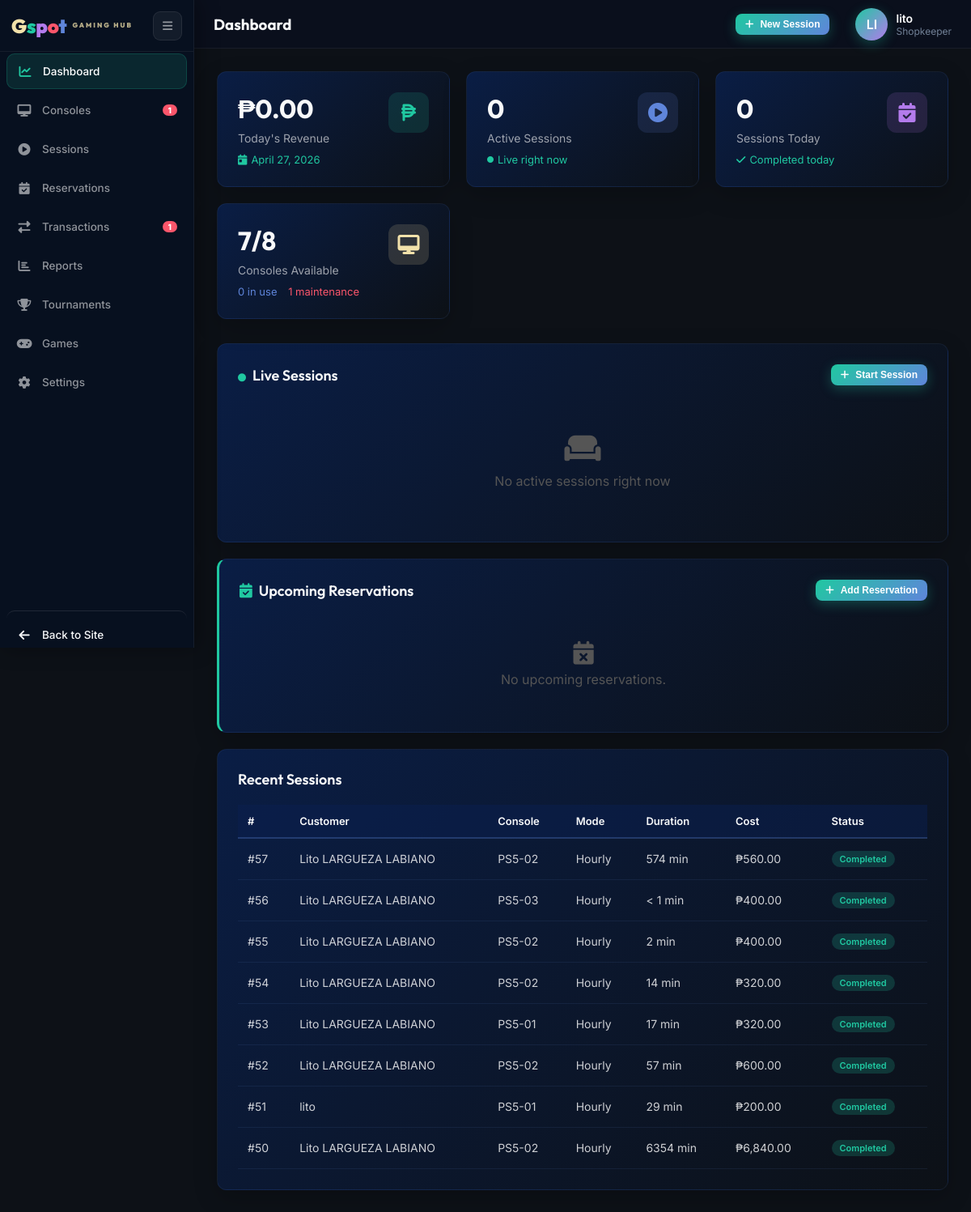
Before: /admin.php (signed in) with the older database file.
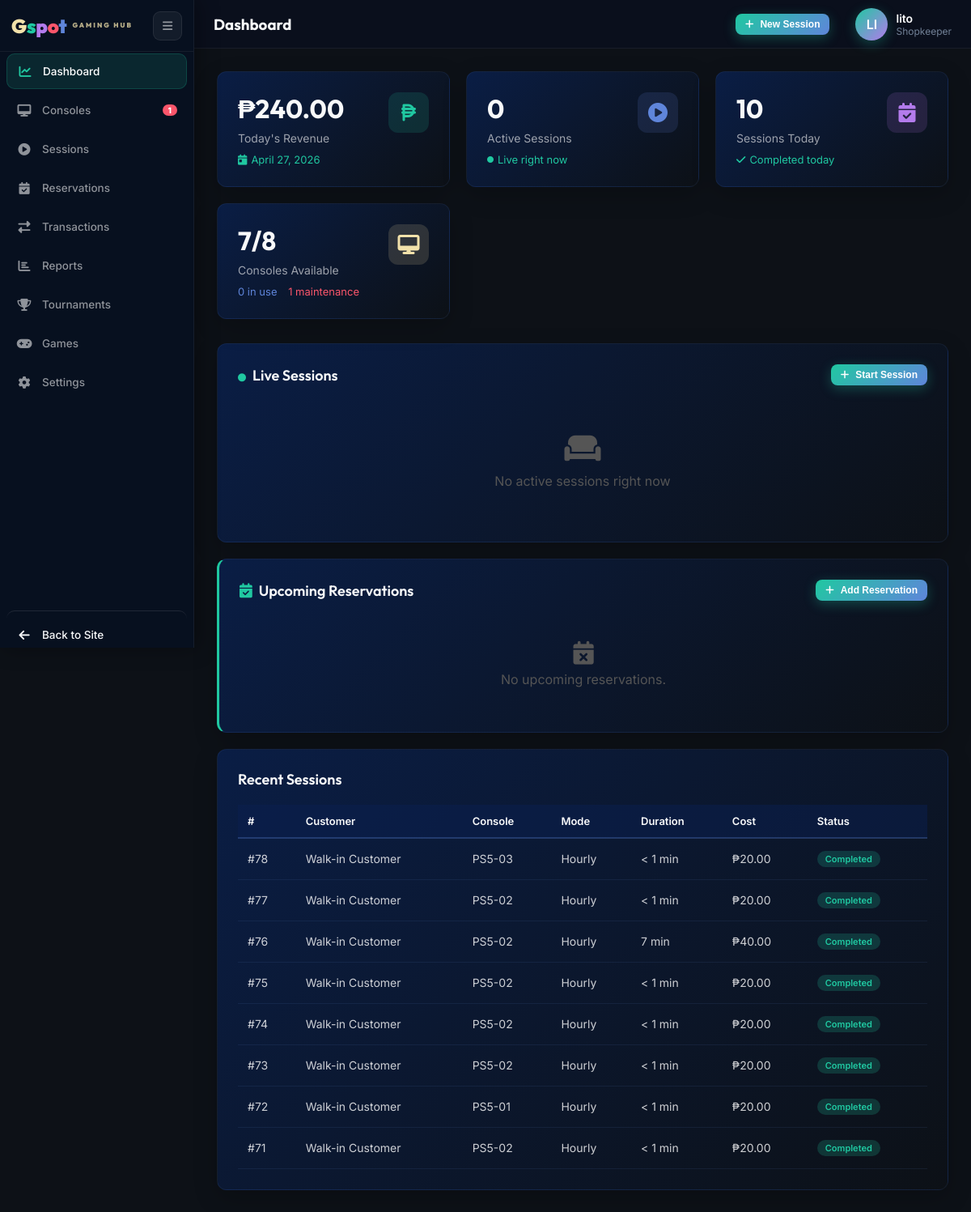
After: the same page with the newer database file.
### tables this page shows
CREATE TABLE `gaming_sessions` (
  `session_id` int(11) NOT NULL,
  `user_id` int(11) NOT NULL,
  `console_id` int(11) NOT NULL,
  `rental_mode` enum('hourly','open_time','unlimited') NOT NULL,
  `planned_minutes` int(11) DEFAULT NULL,
  `start_time` datetime NOT NULL DEFAULT current_timestamp(),
  `end_time` datetime DEFAULT NULL,
  `duration_minutes` int(11) DEFAULT NULL,
  `hourly_rate` decimal(10,2) NOT NULL DEFAULT 0.00,
  `total_cost` decimal(10,2) DEFAULT NULL,
  `status` enum('active','completed','cancelled') NOT NULL DEFAULT 'active',
  `payment_status` enum('paid','unpaid','partial') DEFAULT NULL,
  `created_by` int(11) NOT NULL,
  `created_at` datetime NOT NULL DEFAULT current_timestamp()
);

CREATE TABLE `users` (
  `user_id` int(11) NOT NULL,
  `email` varchar(100) NOT NULL,
  `password_hash` varchar(255) NOT NULL,
  `full_name` varchar(100) NOT NULL,
  `phone` varchar(20) DEFAULT NULL,
  `role` enum('customer','shopkeeper','owner','walkin') NOT NULL DEFAULT 'customer',
  `status` enum('active','inactive') NOT NULL DEFAULT 'active',
  `email_verified` tinyint(1) NOT NULL DEFAULT 0,
  `verification_token` varchar(64) DEFAULT NULL,
  `verification_expires` datetime DEFAULT NULL,
  `reset_token` varchar(64) DEFAULT NULL,
  `reset_expires` datetime DEFAULT NULL,
  `created_at` datetime NOT NULL DEFAULT current_timestamp(),
  `consecutive_cancellations` tinyint(3) UNSIGNED NOT NULL DEFAULT 0,
  `reservation_banned_until` datetime DEFAULT NULL
);

CREATE TABLE `consoles` (
  `console_id` int(11) NOT NULL,
  `console_name` varchar(50) NOT NULL,
  `console_type` enum('PS5','PS4','Xbox Series X') NOT NULL,
  `unit_number` varchar(10) NOT NULL,
  `status` enum('available','in_use','maintenance') NOT NULL DEFAULT 'available',
  `hourly_rate` decimal(10,2) NOT NULL DEFAULT 0.00,
  `created_at` datetime NOT NULL DEFAULT current_timestamp()
);

### includes/db_functions.php (called while the page is built, shortened)
<?php
require_once __DIR__ . '/db_config.php';
function getDailySalesReport($date) {
    global $conn;
    $stmt = $conn->prepare(
        "SELECT COUNT(*) AS total_sessions,
                SUM(total_cost) AS total_revenue,
                AVG(duration_minutes) AS avg_duration,
                SUM(CASE WHEN rental_mode = 'hourly' THEN 1 ELSE 0 END) AS hourly_sessions,
                SUM(CASE WHEN rental_mode = 'open_time' THEN 1 ELSE 0 END) AS open_time_sessions,
                SUM(CASE WHEN rental_mode = 'unlimited' THEN 1 ELSE 0 END) AS unlimited_sessions
         FROM gaming_sessions
         WHERE DATE(start_time) = ? AND status = 'completed'"
    );
    $stmt->bind_param("s", $date);
    $stmt->execute();
    return $stmt->get_result()->fetch_assoc();
}
?>

### admin.php (shortened to what the changed rows need)
<?php
require_once __DIR__ . '/includes/db_functions.php';
$today = date('Y-m-d');
$todayStats = getDailySalesReport($today);
$todayRevenue    = $todayStats['total_revenue'] ?? 0;
$todayBookings   = $todayStats['total_sessions'] ?? 0;
$stmt = $conn->prepare(
    "SELECT gs.*, u.full_name AS customer_name, c.console_name, c.unit_number, c.console_type,
            COALESCE((SELECT SUM(t.amount) FROM transactions t WHERE t.session_id = gs.session_id AND t.amount > 0), 0) AS upfront_paid,
            COALESCE((SELECT SUM(ABS(t.amount)) FROM transactions t WHERE t.session_id = gs.session_id AND t.amount < 0), 0) AS refunded_amount
     FROM gaming_sessions gs
     JOIN users u ON gs.user_id = u.user_id
     JOIN consoles c ON gs.console_id = c.console_id
     ORDER BY
         CASE WHEN gs.status = 'active' THEN 0 ELSE 1 END ASC,
         CASE
             WHEN gs.status = 'active' AND gs.planned_minutes IS NOT NULL
                 THEN DATE_ADD(gs.start_time, INTERVAL gs.planned_minutes MINUTE)
             WHEN gs.status = 'active'
                 THEN DATE_ADD(gs.start_time, INTERVAL 9999 MINUTE)
             ELSE NULL
         END ASC,
         gs.created_at DESC
     LIMIT 50"
);
$stmt->execute();
$recentSessions = $stmt->get_result()->fetch_all(MYSQLI_ASSOC);
$pendingSessions = [];
foreach ($recentSessions as $sess) {
    $paidSoFar      = (float)($sess['upfront_paid']    ?? 0);
    $refundedAmount = (float)($sess['refunded_amount'] ?? 0);
    if ($sess['status'] === 'active' && $paidSoFar > 0) {
        $sess['paid_so_far'] = $paidSoFar;
        $pendingSessions[] = $sess;
    } elseif ($sess['status'] === 'completed'
        && $sess['total_cost'] > 0
        && $refundedAmount == 0
        && $paidSoFar > 0
        && $paidSoFar < (float)$sess['total_cost']
    ) {
        $sess['paid_so_far'] = $paidSoFar;
        $pendingSessions[] = $sess;
    }
}
?>
<!DOCTYPE html>
<html lang="en">
<head>
    <link href="assets/fonts/inter/inter.css" rel="stylesheet">
    <link href="assets/fonts/outfit/outfit.css" rel="stylesheet">
    <link rel="stylesheet" href="assets/libs/fontawesome/css/all.min.css">
    <link rel="stylesheet" href="assets/css/style.css">
    <link rel="stylesheet" href="assets/css/admin.css?v=<?= time() ?>">
</head>
<body>
<div class="sidebar" id="sidebar">
    <?php $navBadge = 'style="background:#fb566b;color:#fff;font-size:10px;font-weight:800;padding:1px 7px;border-radius:10px;margin-left:auto;min-width:18px;text-align:center;"'; ?>
    <div class="nav-item" data-tooltip="Transactions" onclick="showPage('transactions', this)">
        <i class="fas fa-exchange-alt"></i><span>Transactions</span>
        <?php if (count($pendingSessions) > 0): ?>
        <span <?= $navBadge ?>><?= count($pendingSessions) ?></span>
        <?php endif; ?>
    </div>
</div>
<div class="main-content">
<?php include __DIR__ . '/admin_sections/dashboard.php'; ?>
</div>
</body>
</html>

### admin_sections/dashboard.php (shortened to what the changed rows need)
<div class="page active" id="dashboard">
    <div class="stats-grid">
        <div class="stat-card">
            <div class="stat-card-header">
                <div>
                    <div class="stat-value">₱<?= number_format($todayRevenue, 2) ?></div>
                    <div class="stat-label">Today's Revenue</div>
                </div>
            </div>
        </div>
        <div class="stat-card">
            <div class="stat-card-header">
                <div>
                    <div class="stat-value"><?= $todayBookings ?></div>
                    <div class="stat-label">Sessions Today</div>
                </div>
            </div>
        </div>
    </div>
    <div class="card">
        <table class="data-table">
            <thead><tr><th>#</th><th>Customer</th><th>Console</th><th>Mode</th><th>Duration</th><th>Cost</th><th>Status</th></tr></thead>
            <tbody>
            <?php foreach (array_slice($recentSessions, 0, 8) as $sess): ?>
            <tr>
                <td>#<?= $sess['session_id'] ?></td>
                <td><?= htmlspecialchars($sess['customer_name']) ?></td>
                <td><?= htmlspecialchars($sess['unit_number']) ?></td>
                <td><?= match($sess['rental_mode']) { 'open_time' => 'Open Time', default => ucfirst($sess['rental_mode']) } ?></td>
                <td><?= $sess['duration_minutes'] !== null ? ($sess['duration_minutes'] > 0 ? $sess['duration_minutes'].' min' : '< 1 min') : '—' ?></td>
                <td><?= $sess['total_cost'] ? '₱'.number_format($sess['total_cost'],2) : '—' ?></td>
                <td><span class="badge <?= $sess['status'] ?>"><?= ucfirst($sess['status']) ?></span></td>
            </tr>
            <?php endforeach; ?>
            </tbody>
        </table>
    </div>
</div>

Changed rows visible on the page:
removed gaming_sessions: session_id "57", user.full_name "Lito LARGUEZA LABIANO", console.unit_number "PS5-02", rental_mode "Hourly", duration_minutes "574", total_cost "560.00", status "Completed"
removed gaming_sessions: session_id "56", user.full_name "Lito LARGUEZA LABIANO", console.unit_number "PS5-03", rental_mode "Hourly", duration_minutes "< 1 min", total_cost "400.00", status "Completed"
removed gaming_sessions: session_id "55", user.full_name "Lito LARGUEZA LABIANO", console.unit_number "PS5-02", rental_mode "Hourly", duration_minutes "2", total_cost "400.00", status "Completed"
removed gaming_sessions: session_id "54", user.full_name "Lito LARGUEZA LABIANO", console.unit_number "PS5-02", rental_mode "Hourly", duration_minutes "14", total_cost "320.00", status "Completed"
removed gaming_sessions: session_id "53", user.full_name "Lito LARGUEZA LABIANO", console.unit_number "PS5-01", rental_mode "Hourly", duration_minutes "17", total_cost "320.00", status "Completed"
removed gaming_sessions: session_id "52", user.full_name "Lito LARGUEZA LABIANO", console.unit_number "PS5-02", rental_mode "Hourly", duration_minutes "57", total_cost "600.00", status "Completed"
removed gaming_sessions: session_id "51", created_by.full_name "lito", console.unit_number "PS5-01", rental_mode "Hourly", duration_minutes "29", total_cost "200.00", status "Completed"
no longer on this page (row edited): gaming_sessions: session_id "50", user.full_name "Lito LARGUEZA LABIANO", console.unit_number "PS5-02", rental_mode "Hourly", duration_minutes "6354", total_cost "6,840.00", status "Completed"
added gaming_sessions: session_id "78", user.full_name "Walk-in Customer", console.unit_number "PS5-03", rental_mode "Hourly", duration_minutes "< 1 min", total_cost "20.00", status "Completed"
added gaming_sessions: session_id "77", user.full_name "Walk-in Customer", console.unit_number "PS5-02", rental_mode "Hourly", duration_minutes "< 1 min", total_cost "20.00", status "Completed"
added gaming_sessions: session_id "76", user.full_name "Walk-in Customer", console.unit_number "PS5-02", rental_mode "Hourly", duration_minutes "7", total_cost "40.00", status "Completed"
added gaming_sessions: session_id "75", user.full_name "Walk-in Customer", console.unit_number "PS5-02", rental_mode "Hourly", duration_minutes "< 1 min", total_cost "20.00", status "Completed"
added gaming_sessions: session_id "74", user.full_name "Walk-in Customer", console.unit_number "PS5-02", rental_mode "Hourly", duration_minutes "< 1 min", total_cost "20.00", status "Completed"
added gaming_sessions: session_id "73", user.full_name "Walk-in Customer", console.unit_number "PS5-02", rental_mode "Hourly", duration_minutes "< 1 min", total_cost "20.00", status "Completed"
added gaming_sessions: session_id "72", user.full_name "Walk-in Customer", console.unit_number "PS5-01", rental_mode "Hourly", duration_minutes "< 1 min", total_cost "20.00", status "Completed"
added gaming_sessions: session_id "71", user.full_name "Walk-in Customer", console.unit_number "PS5-02", rental_mode "Hourly", duration_minutes "< 1 min", total_cost "20.00", status "Completed"
Other visible differences:
$todayRevenue: "0.00" → "240.00"
$todayBookings: "0" → "10"
count($pendingSessions): "1" → (not shown)
